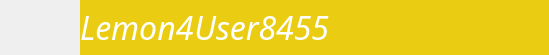
     <widget class="QFrame" name="frame_top">
      <property name="maximumSize">
       <size>
        <width>16777215</width>
        <height>55</height>
       </size>
      </property>
      <property name="font">
       <font>
        <family>Smiley Sans</family>
        <italic>true</italic>
       </font>
      </property>
      <property name="frameShape">
       <enum>QFrame::NoFrame</enum>
      </property>
      <property name="frameShadow">
       <enum>QFrame::Plain</enum>
      </property>
      <layout class="QHBoxLayout" name="horizontalLayout">
       <property name="spacing">
        <number>0</number>
       </property>
       <property name="leftMargin">
        <number>0</number>
       </property>
       <property name="topMargin">
        <number>0</number>
       </property>
       <property name="rightMargin">
        <number>0</number>
       </property>
       <property name="bottomMargin">
        <number>0</number>
       </property>
       <item>
        <widget class="QFrame" name="frame_toodle">
         <property name="minimumSize">
          <size>
           <width>80</width>
           <height>55</height>
          </size>
         </property>
         <property name="maximumSize">
          <size>
           <width>80</width>
           <height>55</height>
          </size>
         </property>
         <property name="font">
          <font>
           <family>Smiley Sans</family>
           <italic>true</italic>
          </font>
         </property>
         <property name="styleSheet">
          <string notr="true">background:qradialgradient(cx:0, cy:0, radius:1, fx:0,fy:0,
                  stop:0 #22a241, stop:1 #eacd13);</string>
         </property>
         <property name="frameShape">
          <enum>QFrame::NoFrame</enum>
         </property>
         <property name="frameShadow">
          <enum>QFrame::Plain</enum>
         </property>
         <layout class="QHBoxLayout" name="horizontalLayout_3">
          <property name="spacing">
           <number>0</number>
          </property>
          <property name="leftMargin">
           <number>0</number>
          </property>
          <property name="topMargin">
           <number>0</number>
          </property>
          <property name="rightMargin">
           <number>0</number>
          </property>
          <property name="bottomMargin">
           <number>0</number>
          </property>
          <item>
           <widget class="QPushButton" name="toodle">
            <property name="minimumSize">
             <size>
              <width>80</width>
              <height>55</height>
             </size>
            </property>
            <property name="maximumSize">
             <size>
              <width>80</width>
              <height>55</height>
             </size>
            </property>
            <property name="font">
             <font>
              <family>Smiley Sans</family>
              <italic>true</italic>
             </font>
            </property>
            <property name="styleSheet">
             <string notr="true">QPushButton {
	border: none;
	background-color: rgba(0,0,0,0);
}
QPushButton:hover {
	background-color: qradialgradient(cx:0, cy:0, radius:1, fx:0,fy:0,
                  stop:0.8 #22a241, stop:1 #eacd13);
}
QPushButton:pressed {	
	background-color: rgba(0,0,0,0);
}</string>
            </property>
            <property name="text">
             <string/>
            </property>
            <property name="icon">
             <iconset>
              <normaloff>icons/1x/logo-pixelicious.png</normaloff>icons/1x/logo-pixelicious.png</iconset>
            </property>
            <property name="iconSize">
             <size>
              <width>32</width>
              <height>32</height>
             </size>
            </property>
            <property name="flat">
             <bool>true</bool>
            </property>
           </widget>
          </item>
         </layout>
        </widget>
       </item>
       <item>
        <widget class="QFrame" name="frame_top_east">
         <property name="maximumSize">
          <size>
           <width>16777215</width>
           <height>55</height>
          </size>
         </property>
         <property name="font">
          <font>
           <family>Smiley Sans</family>
           <italic>true</italic>
          </font>
         </property>
         <property name="styleSheet">
          <string notr="true">background:#eacd13;</string>
         </property>
         <property name="frameShape">
          <enum>QFrame::NoFrame</enum>
         </property>
         <property name="frameShadow">
          <enum>QFrame::Plain</enum>
         </property>
         <layout class="QHBoxLayout" name="horizontalLayout_4">
          <property name="spacing">
           <number>0</number>
          </property>
          <property name="leftMargin">
           <number>0</number>
          </property>
          <property name="topMargin">
           <number>0</number>
          </property>
          <property name="rightMargin">
           <number>0</number>
          </property>
          <property name="bottomMargin">
           <number>0</number>
          </property>
          <item>
           <widget class="QFrame" name="frame_appname">
            <property name="font">
             <font>
              <family>Smiley Sans</family>
              <italic>true</italic>
             </font>
            </property>
            <property name="frameShape">
             <enum>QFrame::NoFrame</enum>
            </property>
            <property name="frameShadow">
             <enum>QFrame::Plain</enum>
            </property>
            <layout class="QHBoxLayout" name="horizontalLayout_10">
             <property name="spacing">
              <number>7</number>
             </property>
             <property name="leftMargin">
              <number>0</number>
             </property>
             <property name="topMargin">
              <number>0</number>
             </property>
             <property name="rightMargin">
              <number>0</number>
             </property>
             <property name="bottomMargin">
              <number>0</number>
             </property>
             <item>
              <widget class="QLabel" name="lab_appname">
               <property name="font">
                <font>
                 <family>Smiley Sans</family>
                 <pointsize>24</pointsize>
                 <italic>true</italic>
                </font>
               </property>
               <property name="styleSheet">
                <string notr="true">color:rgb(255,255,255);</string>
               </property>
               <property name="text">
                <string>&lt;html&gt;&lt;head/&gt;&lt;body&gt;&lt;p&gt;Lemon4&lt;/p&gt;&lt;/body&gt;&lt;/html&gt;</string>
               </property>
              </widget>
             </item>
            </layout>
           </widget>
          </item>
          <item>
           <widget class="QFrame" name="frame_user">
            <property name="font">
             <font>
              <family>Smiley Sans</family>
              <italic>true</italic>
             </font>
            </property>
            <property name="frameShape">
             <enum>QFrame::NoFrame</enum>
            </property>
            <property name="frameShadow">
             <enum>QFrame::Plain</enum>
            </property>
            <layout class="QHBoxLayout" name="horizontalLayout_9">
             <property name="spacing">
              <number>0</number>
             </property>
             <property name="leftMargin">
              <number>0</number>
             </property>
             <property name="topMargin">
              <number>0</number>
             </property>
             <property name="rightMargin">
              <number>0</number>
             </property>
             <property name="bottomMargin">
              <number>0</number>
             </property>
             <item>
              <widget class="QLabel" name="lab_user">
               <property name="font">
                <font>
                 <family>Smiley Sans</family>
                 <pointsize>24</pointsize>
                 <italic>true</italic>
                </font>
               </property>
               <property name="styleSheet">
                <string notr="true">color:rgb(255,255,255);</string>
               </property>
               <property name="text">
                <string>&lt;html&gt;&lt;head/&gt;&lt;body&gt;&lt;p&gt;&lt;span style=&quot; color:#ffffff;&quot;&gt;User8455&lt;/span&gt;&lt;/p&gt;&lt;/body&gt;&lt;/html&gt;</string>
               </property>
               <property name="alignment">
                <set>Qt::AlignRight|Qt::AlignTrailing|Qt::AlignVCenter</set>
               </property>
              </widget>
             </item>
            </layout>
           </widget>
          </item>
          <item>
           <widget class="QFrame" name="frame_person">
            <property name="minimumSize">
             <size>
              <width>55</width>
              <height>55</height>
             </size>
            </property>
            <property name="maximumSize">
             <size>
              <width>55</width>
              <height>55</height>
             </size>
            </property>
            <property name="font">
             <font>
              <family>Smiley Sans</family>
              <italic>true</italic>
             </font>
            </property>
            <property name="frameShape">
             <enum>QFrame::NoFrame</enum>
            </property>
            <property name="frameShadow">
             <enum>QFrame::Plain</enum>
            </property>
            <layout class="QHBoxLayout" name="horizontalLayout_8">
             <property name="spacing">
              <number>0</number>
             </property>
             <property name="leftMargin">
              <number>0</number>
             </property>
             <property name="topMargin">
              <number>0</number>
             </property>
             <property name="rightMargin">
              <number>0</number>
             </property>
             <property name="bottomMargin">
              <number>0</number>
             </property>
             <item>
              <widget class="QLabel" name="lab_person">
               <property name="maximumSize">
                <size>
                 <width>55</width>
                 <height>55</height>
                </size>
               </property>
               <property name="font">
                <font>
                 <family>Smiley Sans</family>
                 <italic>true</italic>
                </font>
               </property>
               <property name="text">
                <string/>
               </property>
               <property name="pixmap">
                <pixmap>icons/1x/peple.png</pixmap>
               </property>
               <property name="scaledContents">
                <bool>false</bool>
               </property>
               <property name="alignment">
                <set>Qt::AlignCenter</set>
               </property>
              </widget>
             </item>
            </layout>
           </widget>
          </item>
          <item>
           <widget class="QFrame" name="frame_min">
            <property name="minimumSize">
             <size>
              <width>55</width>
              <height>55</height>
             </size>
            </property>
            <property name="maximumSize">
             <size>
              <width>55</width>
              <height>55</height>
             </size>
            </property>
            <property name="font">
             <font>
              <family>Smiley Sans</family>
              <italic>true</italic>
             </font>
            </property>
            <property name="frameShape">
             <enum>QFrame::NoFrame</enum>
            </property>
            <property name="frameShadow">
             <enum>QFrame::Plain</enum>
            </property>
            <layout class="QHBoxLayout" name="horizontalLayout_7">
             <property name="spacing">
              <number>0</number>
             </property>
             <property name="leftMargin">
              <number>0</number>
             </property>
             <property name="topMargin">
              <number>0</number>
             </property>
             <property name="rightMargin">
              <number>0</number>
             </property>
             <property name="bottomMargin">
              <number>0</number>
             </property>
             <item>
              <widget class="QPushButton" name="bn_min">
               <property name="maximumSize">
                <size>
                 <width>55</width>
                 <height>55</height>
                </size>
               </property>
               <property name="font">
                <font>
                 <family>Smiley Sans</family>
                 <italic>true</italic>
                </font>
               </property>
               <property name="toolTip">
                <string>Minimize</string>
               </property>
               <property name="styleSheet">
                <string notr="true">QPushButton {
	border: none;
	background-color: rgba(0,0,0,0);
}
QPushButton:hover {
	background-color: #f6e56a;
}
QPushButton:pressed {	
	background-color: rgba(0,0,0,0);
}</string>
               </property>
               <property name="text">
                <string/>
               </property>
               <property name="icon">
                <iconset>
                 <normaloff>icons/1x/hideAsset53.png</normaloff>icons/1x/hideAsset53.png</iconset>
               </property>
               <property name="iconSize">
                <size>
                 <width>22</width>
                 <height>22</height>
                </size>
               </property>
               <property name="flat">
                <bool>true</bool>
               </property>
              </widget>
             </item>
            </layout>
           </widget>
          </item>
          <item>
           <widget class="QFrame" name="frame_max">
            <property name="minimumSize">
             <size>
              <width>55</width>
              <height>55</height>
             </size>
            </property>
            <property name="maximumSize">
             <size>
              <width>55</width>
              <height>55</height>
             </size>
            </property>
            <property name="font">
             <font>
              <family>Smiley Sans</family>
              <italic>true</italic>
             </font>
            </property>
            <property name="frameShape">
             <enum>QFrame::NoFrame</enum>
            </property>
            <property name="frameShadow">
             <enum>QFrame::Plain</enum>
            </property>
            <layout class="QHBoxLayout" name="horizontalLayout_6">
             <property name="spacing">
              <number>0</number>
             </property>
             <property name="leftMargin">
              <number>0</number>
             </property>
             <property name="topMargin">
              <number>0</number>
             </property>
             <property name="rightMargin">
              <number>0</number>
             </property>
             <property name="bottomMargin">
              <number>0</number>
             </property>
             <item>
              <widget class="QPushButton" name="bn_max">
               <property name="maximumSize">
                <size>
                 <width>55</width>
                 <height>55</height>
                </size>
               </property>
               <property name="font">
                <font>
                 <family>Smiley Sans</family>
                 <italic>true</italic>
                </font>
               </property>
               <property name="toolTip">
                <string>Maximize</string>
               </property>
               <property name="styleSheet">
                <string notr="true">QPushButton {
	border: none;
	background-color: rgba(0,0,0,0);
}
QPushButton:hover {
	background-color: #f6e56a;
}
QPushButton:pressed {	
	background-color: rgba(0,0,0,0);
}</string>
               </property>
               <property name="text">
                <string/>
               </property>
               <property name="icon">
                <iconset>
                 <normaloff>icons/1x/max.png</normaloff>icons/1x/max.png</iconset>
               </property>
               <property name="iconSize">
                <size>
                 <width>22</width>
                 <height>22</height>
                </size>
               </property>
               <property name="flat">
                <bool>true</bool>
               </property>
              </widget>
             </item>
            </layout>
           </widget>
          </item>
          <item>
           <widget class="QFrame" name="frame_close">
            <property name="minimumSize">
             <size>
              <width>55</width>
              <height>55</height>
             </size>
            </property>
            <property name="maximumSize">
             <size>
              <width>55</width>
              <height>55</height>
             </size>
            </property>
            <property name="font">
             <font>
              <family>Smiley Sans</family>
              <italic>true</italic>
             </font>
            </property>
            <property name="frameShape">
             <enum>QFrame::NoFrame</enum>
            </property>
            <property name="frameShadow">
             <enum>QFrame::Plain</enum>
            </property>
            <layout class="QHBoxLayout" name="horizontalLayout_5">
             <property name="spacing">
              <number>0</number>
             </property>
             <property name="leftMargin">
              <number>0</number>
             </property>
             <property name="topMargin">
              <number>0</number>
             </property>
             <property name="rightMargin">
              <number>0</number>
             </property>
             <property name="bottomMargin">
              <number>0</number>
             </property>
             <item>
              <widget class="QPushButton" name="bn_close">
               <property name="maximumSize">
                <size>
                 <width>55</width>
                 <height>55</height>
                </size>
               </property>
               <property name="font">
                <font>
                 <family>Smiley Sans</family>
                 <italic>true</italic>
                </font>
               </property>
               <property name="toolTip">
                <string>Close</string>
               </property>
               <property name="styleSheet">
                <string notr="true">QPushButton {
	border: none;
	background-color: rgba(0,0,0,0);
}
QPushButton:hover {
	background-color: #f6e56a;
}
QPushButton:pressed {	
	background-color: rgba(0,0,0,0);
}</string>
               </property>
               <property name="text">
                <string/>
               </property>
               <property name="icon">
                <iconset>
                 <normaloff>icons/1x/closeAsset43.png</normaloff>icons/1x/closeAsset43.png</iconset>
               </property>
               <property name="iconSize">
                <size>
                 <width>22</width>
                 <height>22</height>
                </size>
               </property>
               <property name="flat">
                <bool>true</bool>
               </property>
              </widget>
             </item>
            </layout>
           </widget>
          </item>
         </layout>
        </widget>
       </item>
      </layout>
     </widget>
